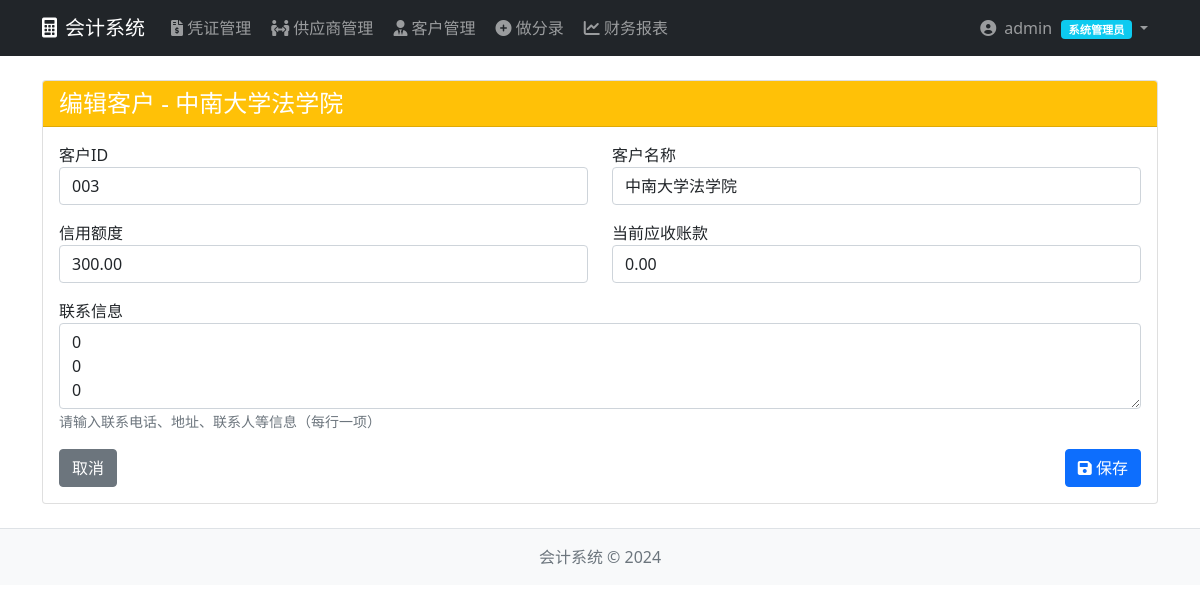
The page /finance/customers/003/edit/ (signed in) on the database its author committed.
### users_app/models.py (models this page shows, shortened)
class UserProfile(models.Model):
    user = models.OneToOneField(User, on_delete=models.CASCADE, related_name='profile', verbose_name="关联用户")
    role = models.ForeignKey(Role, on_delete=models.PROTECT, verbose_name="所属角色")
    department = models.CharField(max_length=50, verbose_name="所属部门")
    employee_id = models.CharField(max_length=20, unique=True, verbose_name="员工编号")
    phone = models.CharField(max_length=11, blank=True, null=True, verbose_name="联系电话")
    status = models.CharField(
        max_length=20,
        choices=[('ACTIVE', '启用'), ('INACTIVE', '停用')],
        default='ACTIVE',
        verbose_name="状态"
    )
    update_time = models.DateTimeField(auto_now=True, verbose_name="更新时间")
    class Meta:
        verbose_name = "用户扩展信息"
        verbose_name_plural = "用户扩展信息"
        ordering = ['employee_id']

class Role(models.Model):
    ROLE_TYPE_CHOICES = [
        ('ADMIN', '系统管理员'),
        ('GENERAL_ACCOUNTANT', '总账会计'),
        ('PURCHASE_ACCOUNTANT', '采购会计'),
        ('SALES_ACCOUNTANT', '销售会计'),
        ('CASHIER', '出纳'),
        ('ACCOUNTANT_SUPERVISOR', '会计主管'),
        ('EMPLOYEE', '普通员工'),
        ('HR_STAFF', '人事专员'),
    ]
    role_code = models.CharField(max_length=30, primary_key=True, verbose_name="角色编码")
    role_name = models.CharField(max_length=50, choices=ROLE_TYPE_CHOICES, unique=True, verbose_name="角色名称")
    role_desc = models.TextField(blank=True, null=True, verbose_name="角色描述")
    related_use_cases = models.TextField(blank=True, null=True, verbose_name="关联用例（编号）")
    create_time = models.DateTimeField(auto_now_add=True, verbose_name="创建时间")
    class Meta:
        verbose_name = "角色"
        verbose_name_plural = "角色"
        ordering = ['role_code']

### finance_app/models.py (models this page shows, shortened)
class Customer(models.Model):
    STATUS_CHOICES = [
        ('ACTIVE', '启用'),
        ('INACTIVE', '停用'),
    ]
    customer_id = models.CharField(
        max_length=20,
        primary_key=True,
        verbose_name="客户ID",
        validators=[
            RegexValidator(
                regex=r'^[A-Za-z0-9_-]+$',
                message='客户ID只能包含字母、数字、下划线和连字符',
                code='invalid_customer_id'
            ),
            MinLengthValidator(1, message='客户ID不能为空')
        ],
        error_messages={
            'unique': '客户ID已存在',
            'max_length': '客户ID不能超过20个字符',
        }
    )
    customer_name = models.CharField(max_length=100, null=False, blank=False, verbose_name="客户名称")
    credit_limit = models.DecimalField(max_digits=15, decimal_places=2, null=False, blank=False,
                                       verbose_name="信用额度")
    current_receivable = models.DecimalField(max_digits=15, decimal_places=2, default=0.00,
                                             verbose_name="当前应收账款")
    contact_info = models.TextField(null=True, blank=True, verbose_name="联系信息")
    status = models.CharField(
        max_length=20,
        choices=STATUS_CHOICES,
        null=False,
        blank=False,
        default='ACTIVE',
        verbose_name="状态"
    )
    create_time = models.DateTimeField(auto_now_add=True, verbose_name="创建时间")
    update_time = models.DateTimeField(auto_now=True, verbose_name="更新时间")
    class Meta:
        db_table = 'customers'  # 显式指定数据库表名
        verbose_name = "客户"
        verbose_name_plural = "客户"
        ordering = ['customer_id']

### finance_app/views.py (the view, shortened to what this page needs)
        def _wrapped_view(request, *args, **kwargs):
            if not request.user.is_authenticated:
                return redirect('users:login')
            if request.user.username == 'admin':
                return view_func(request, *args, **kwargs)

### finance_app/views.py (called while the page is built, shortened)
def check_finance_permission(permission_type):
    def decorator(view_func):
        def _wrapped_view(request, *args, **kwargs):
            if not request.user.is_authenticated:
                return redirect('users:login')
            if request.user.username == 'admin':
                return view_func(request, *args, **kwargs)
        return _wrapped_view
    return decorator

@login_required
@check_finance_permission('customer')
def customer_edit(request, customer_id):
    customer = get_object_or_404(Customer, customer_id=customer_id)
    if request.method == 'POST':
        form = CustomerForm(request.POST, instance=customer)
        if form.is_valid():
            form.save()
            messages.success(request, '客户信息更新成功！')
            return redirect('finance_app:customer_detail', customer_id=customer.customer_id)
    else:
        form = CustomerForm(instance=customer)
    context = {
        'form': form,
        'customer': customer,
        'title': f'编辑客户 - {customer.customer_name}'
    }
    return render(request, 'finance_app/customer_form.html', context)

### finance_app/templates/finance_app/customer_form.html (shortened to what this page needs)
{% extends 'base.html' %}
{% block content %}
<div class="container mt-4">
    <div class="card">
        <div class="card-header {% if customer %}bg-warning{% else %}bg-primary{% endif %} text-white">
            <h4 class="mb-0">{{ title }}</h4>
        </div>
        <div class="card-body">
            <form method="post">
                <div class="row">
                    <div class="col-md-6">
                        <div class="form-group mb-3">
                            <label>客户ID</label>
                            {{ form.customer_id }}
                        </div>
                    </div>
                    <div class="col-md-6">
                        <div class="form-group mb-3">
                            <label>客户名称</label>
                            {{ form.customer_name }}
                        </div>
                    </div>
                </div>
                <div class="row">
                    <div class="col-md-6">
                        <div class="form-group mb-3">
                            <label>信用额度</label>
                            {{ form.credit_limit }}
                        </div>
                    </div>
                    <div class="col-md-6">
                        <div class="form-group mb-3">
                            <label>当前应收账款</label>
                            {{ form.current_receivable }}
                        </div>
                    </div>
                </div>
                <div class="form-group mb-3">
                    <label>联系信息</label>
                    {{ form.contact_info }}
                    <small class="form-text text-muted">请输入联系电话、地址、联系人等信息（每行一项）</small>
                </div>
                <div class="d-flex justify-content-between">
                    <a href="{% url 'finance_app:customer_list' %}" class="btn btn-secondary">
                        取消
                    </a>
                    <button type="submit" class="btn btn-primary">
                        <i class="fas fa-save"></i> 保存
                    </button>
                </div>
            </form>
        </div>
    </div>
</div>
{% endblock %}

### templates/base.html (shortened to what this page needs)
<!DOCTYPE html>
<html lang="zh-CN">
<head>
    <link href="https://cdn.jsdelivr.net/npm/bootstrap@5.1.3/dist/css/bootstrap.min.css" rel="stylesheet">
    <link rel="stylesheet" href="https://cdnjs.cloudflare.com/ajax/libs/font-awesome/6.0.0/css/all.min.css">
</head>
<body>
    <nav class="navbar navbar-expand-lg navbar-dark bg-dark">
        <div class="container">
            <a class="navbar-brand" href="{% url 'users:home' %}">
                <i class="fas fa-calculator me-2"></i>会计系统
            </a>
            <div class="collapse navbar-collapse" id="navbarNav">
                <ul class="navbar-nav me-auto">
                    {% if user.is_authenticated %}
                        {% with role_code=user.profile.role.role_code %}
                        {% if user.username == 'admin' or role_code in "GENERAL_ACCOUNTANT,PURCHASE_ACCOUNTANT,SALES_ACCOUNTANT,ACCOUNTANT_SUPERVISOR,CASHIER" %}
                        <li class="nav-item">
                            <a class="nav-link" href="{% url 'finance_app:voucher_list' %}">
                                <i class="fas fa-file-invoice-dollar"></i> 凭证管理
                            </a>
                        </li>
                        {% endif %}
                        {% if user.username == 'admin' or role_code in "PURCHASE_ACCOUNTANT,ACCOUNTANT_SUPERVISOR" %}
                        <li class="nav-item">
                            <a class="nav-link" href="{% url 'finance_app:supplier_list' %}">
                                <i class="fas fa-people-arrows"></i> 供应商管理
                            </a>
                        </li>
                        {% endif %}
                        {% if user.username == 'admin' or role_code in "SALES_ACCOUNTANT,ACCOUNTANT_SUPERVISOR" %}
                        <li class="nav-item">
                            <a class="nav-link" href="{% url 'finance_app:customer_list' %}">
                                <i class="fas fa-user-tie"></i> 客户管理
                            </a>
                        </li>
                        {% endif %}
                        {% if user.username == 'admin' or role_code in "GENERAL_ACCOUNTANT,PURCHASE_ACCOUNTANT,SALES_ACCOUNTANT,ACCOUNTANT_SUPERVISOR,CASHIER" %}
                        <li class="nav-item">
                            <a class="nav-link" href="{% url 'finance_app:voucher_create' %}">
                                <i class="fas fa-plus-circle"></i> 做分录
                            </a>
                        </li>
                        {% endif %}
                        {% if user.username == 'admin' or role_code in "GENERAL_ACCOUNTANT,PURCHASE_ACCOUNTANT,SALES_ACCOUNTANT,ACCOUNTANT_SUPERVISOR,CASHIER" %}
                        <li class="nav-item">
                            <a class="nav-link" href="{% url 'finance_app:report_home' %}">
                                <i class="fas fa-chart-line"></i> 财务报表
                            </a>
                        </li>
                        {% endif %}
                        {% endwith %}
                    {% endif %}
                </ul>
                <ul class="navbar-nav">
                    {% if user.is_authenticated %}
                    <li class="nav-item dropdown">
                        <a class="nav-link dropdown-toggle" href="#" id="userDropdown" role="button" data-bs-toggle="dropdown">
                            <i class="fas fa-user-circle"></i>
                            <span class="ms-1">{{ user.username }}</span>
                            <span class="user-role-badge badge bg-info">
                                {{ user.profile.role.get_role_name_display|default:"未分配" }}
                            </span>
                        </a>
                    </li>
                    {% else %}
                    <li class="nav-item">
                        <a class="nav-link" href="{% url 'users:login' %}">
                            <i class="fas fa-sign-in-alt"></i> 登录
                        </a>
                    </li>
                    {% endif %}
                </ul>
            </div>
        </div>
    </nav>
    <main>
        {% block content %}{% endblock %}
    </main>
    <footer class="bg-light py-3 mt-4 border-top">
        <div class="container text-center">
            <span class="text-muted">会计系统 &copy; 2024</span>
        </div>
    </footer>
</body>
</html>

### templates/base.html (style rules this page uses)
.navbar-nav .nav-link { padding: 0.5rem 1rem; margin: 0 2px; border-radius: 4px; transition: all 0.3s; }
.user-role-badge { font-size: 0.7rem; vertical-align: middle; margin-left: 5px; }

### rows shown on the page
Customer: customer_id "003", customer_name "中南大学法学院", credit_limit "300.00", current_receivable "0.00", contact_info "0 0 0"

### other values the page prints
{{ user.username }} "admin"
{{ user.profile.role.get_role_name_display|default:"未分配" }} "系统管理员"
{{ title }} "编辑客户 - 中南大学法学院"
